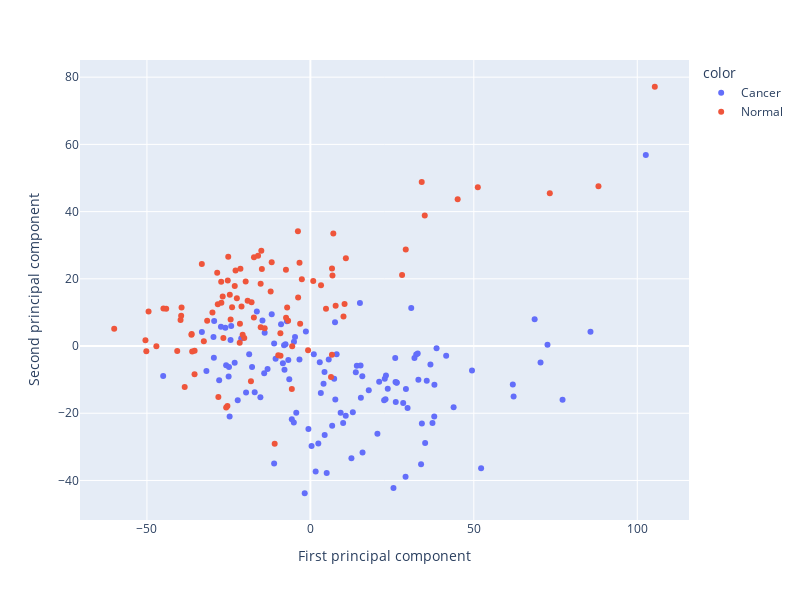

Notebook source saved alongside this figure:
### Code cell
fig = px.scatter(x= X_pca_scaled[:, 0], y= X_pca_scaled[:, 1], color = df.iloc[:,0], width=800, height=600,
                labels={'x':'First principal component', 'y': 'Second principal component'})
fig.show()
